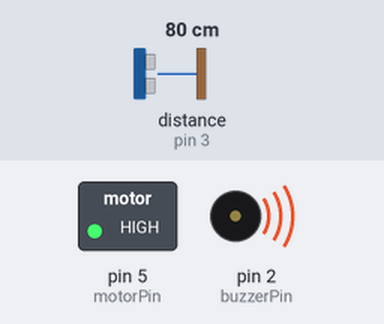
Recording of a sketch running on a simulated Arduino Uno, built with avr-gcc and run on an emulated ATmega328P. Parts: switched loads named in the sketch (green lamp = pin HIGH), buzzer (waves = sounding, pin HIGH). Wiring (inferred from the names in the program): ultrasonic range finder: trigger pin 4; echo pin 3. The inputs (shaded band) are chosen by the test bench; at power-on: distance to the obstacle (sensor on pin 3) 80 cm. The echo pulse lasts 58.3 µs per cm; pins used as bus, display or sensor lines are not drawn.

Above: at 1.2 s.
1.3 s: distance to the obstacle (sensor on pin 3) set to 99 cm
2.8 s: distance to the obstacle (sensor on pin 3) set to 106 cm
At 3.2 s:
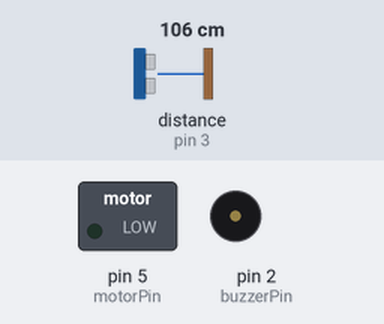
4.3 s: distance to the obstacle (sensor on pin 3) set to 2 cm
At 5.0 s:
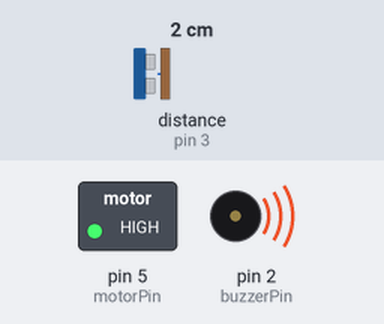
5.8 s: distance to the obstacle (sensor on pin 3) set to 120 cm
At 6.9 s:
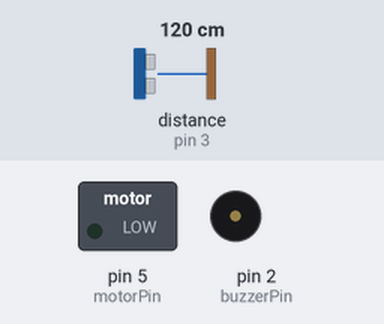
Timing chart, 0 to 8.3 s (numbered marks = the images above; inputs shaded):
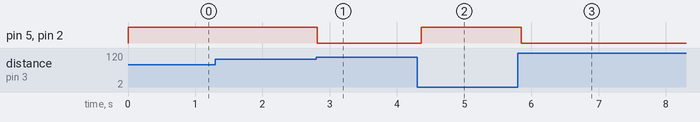

The sketch:

Social_distancing.ino
```cpp
int const trigPin = 4;
int const ultraPin = 3;
int const buzzerPin = 2;
int const motorPin = 5;
void setup()
{
pinMode(trigPin, OUTPUT);
pinMode(ultraPin, INPUT);
pinMode(buzzerPin, OUTPUT);
pinMode(motorPin, OUTPUT);

}

void loop()
{

int duration, distance;

digitalWrite(trigPin, HIGH);
delay(1);
digitalWrite(trigPin, LOW);

duration = pulseIn(ultraPin, HIGH);

distance = (duration/2) / 29.1;

if (distance <= 100 && distance >= 0) {

digitalWrite(buzzerPin, HIGH);
digitalWrite(motorPin, HIGH);
} else {

digitalWrite(buzzerPin, LOW);
digitalWrite(motorPin, LOW);
}

delay(60);
}
```

Measured:
- the behaviour switches between 101 and 102 cm on distance to the obstacle (sensor on pin 3) (found by bisection; images 0 and 1)
- after the input at 1.3 s, every drawn part: stays the same
- after the input at 2.8 s, pin 5 (motorPin), pin 2 (buzzerPin): HIGH → LOW at once
- after the input at 4.3 s, pin 5 (motorPin), pin 2 (buzzerPin): LOW → HIGH after 0.06 s
- after the input at 5.8 s, pin 5 (motorPin), pin 2 (buzzerPin): HIGH → LOW after 0.05 s
